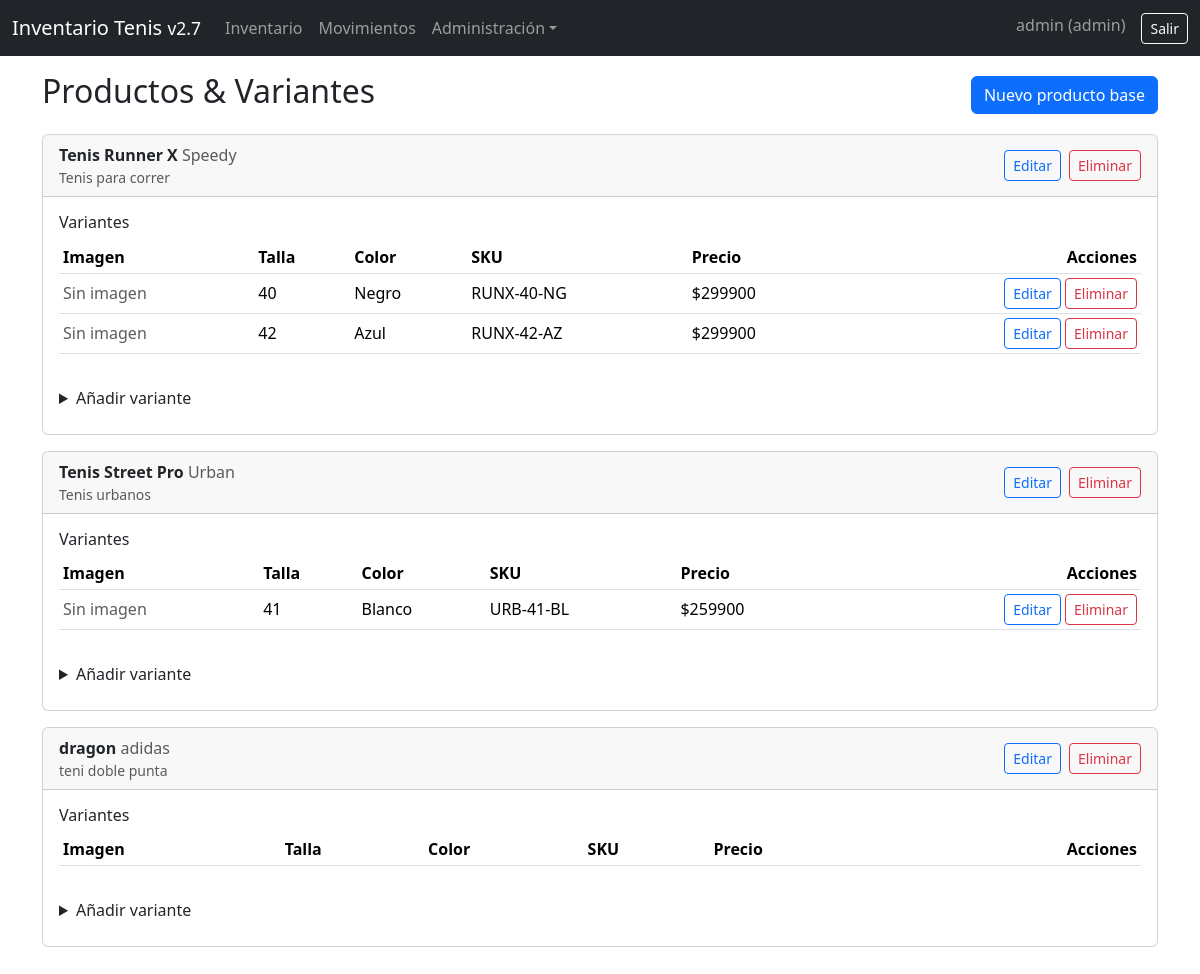
Page /productos (signed in) on the committed database.
### app.py (models this page shows)
class Usuario(UserMixin, db.Model):
    __tablename__ = 'usuarios'
    id = db.Column(db.Integer, primary_key=True)
    nombre = db.Column(db.String(150), unique=True, nullable=False)
    password = db.Column(db.String(150), nullable=False)
    rol = db.Column(db.String(50), nullable=False, default='vendedor')

class ProductoBase(db.Model):
    __tablename__ = 'productos_base'
    id = db.Column(db.Integer, primary_key=True)
    nombre = db.Column(db.String(200), nullable=False)
    marca = db.Column(db.String(120))
    descripcion = db.Column(db.Text)
    variantes = db.relationship('ProductoVariante', back_populates='base', cascade="all, delete-orphan")

class ProductoVariante(db.Model):
    __tablename__ = 'productos_variantes'
    id = db.Column(db.Integer, primary_key=True)
    base_id = db.Column(db.Integer, db.ForeignKey('productos_base.id'), nullable=False)
    talla = db.Column(db.String(20), nullable=False)
    color = db.Column(db.String(50))
    sku = db.Column(db.String(80), unique=True)
    precio = db.Column(db.Float, default=0)
    imagen_filename = db.Column(db.String(255))
    base = db.relationship('ProductoBase', back_populates='variantes')
    inventarios = db.relationship('Inventario', back_populates='variante', cascade="all, delete-orphan")
    movimientos = db.relationship('Movimiento', back_populates='variante')

### app.py (the view)
@app.route('/productos')
@login_required
def productos_list():
    bases = ProductoBase.query.order_by(ProductoBase.marca, ProductoBase.nombre).all()
    return render_template('productos.html', bases=bases)

### app.py (called while the page is built)
@login_manager.user_loader
def load_user(user_id):
    return Usuario.query.get(int(user_id))

### templates/productos.html (shortened to what this page needs)
{% extends 'base.html' %}{% block content %}
<div class="d-flex align-items-center justify-content-between mb-3"><h2>Productos & Variantes</h2><button class="btn btn-primary" data-bs-toggle="collapse" data-bs-target="#formBase">Nuevo producto base</button></div>
{% for b in bases %}
<div class="card mb-3">
  <div class="card-header d-flex justify-content-between align-items-center">
    <div><strong>{{ b.nombre }}</strong> <span class="text-muted">{{ b.marca }}</span><div class="small text-muted">{{ b.descripcion }}</div></div>
    <div class="d-flex gap-2">
      <a class="btn btn-sm btn-outline-primary" href="{{ url_for('producto_base_editar', base_id=b.id) }}">Editar</a>
      <form action="{{ url_for('producto_base_eliminar', base_id=b.id) }}" method="post" onsubmit="return confirm('¿Eliminar producto base y sus variantes?');"><button class="btn btn-sm btn-outline-danger">Eliminar</button></form>
    </div>
  </div>
  <div class="card-body">
    <h6>Variantes</h6>
    <div class="table-responsive"><table class="table table-sm align-middle">
      <thead><tr><th>Imagen</th><th>Talla</th><th>Color</th><th>SKU</th><th>Precio</th><th class="text-end">Acciones</th></tr></thead>
      <tbody>
      {% for v in b.variantes %}
      <tr>
        <td>{% if v.imagen_filename %}<img src="{{ url_for('static', filename='uploads/' ~ v.imagen_filename) }}" style="max-height:70px">{% else %}<span class="text-muted">Sin imagen</span>{% endif %}</td>
        <td>{{ v.talla }}</td><td>{{ v.color }}</td><td>{{ v.sku }}</td><td>${{ '%.0f'|format(v.precio or 0) }}</td>
        <td class="text-end">
          <a class="btn btn-sm btn-outline-primary" href="{{ url_for('producto_variante_editar', variante_id=v.id) }}">Editar</a>
          <form action="{{ url_for('producto_variante_eliminar', variante_id=v.id) }}" method="post" class="d-inline" onsubmit="return confirm('¿Eliminar variante?');"><button class="btn btn-sm btn-outline-danger">Eliminar</button></form>
        </td>
      </tr>
      {% endfor %}
      </tbody>
    </table></div>
    <div class="mt-3">
      <details><summary class="mb-2">Añadir variante</summary>
      </details>
    </div>
  </div>
</div>
{% endfor %}
{% endblock %}

### templates/base.html (shortened to what this page needs)
<!doctype html>
<html lang="es"><head><meta charset="utf-8"><meta name="viewport" content="width=device-width, initial-scale=1"><title>Inventario Tenis</title>
<link href="https://cdn.jsdelivr.net/npm/bootstrap@5.3.2/dist/css/bootstrap.min.css" rel="stylesheet">
<script src="https://cdn.jsdelivr.net/npm/chart.js@4.4.0/dist/chart.umd.min.js"></script></head>
<body>
<nav class="navbar navbar-expand-lg bg-dark navbar-dark"><div class="container-fluid">
  <a class="navbar-brand" href="{{ url_for('index') }}">Inventario Tenis <small>v2.7</small></a>
  <div class="collapse navbar-collapse" id="nav">
    <ul class="navbar-nav me-auto">
      <li class="nav-item"><a class="nav-link" href="{{ url_for('inventario_view') }}">Inventario</a></li>
      <li class="nav-item"><a class="nav-link" href="{{ url_for('movimientos_list') }}">Movimientos</a></li>
      {% if current_user.is_authenticated and current_user.rol=='admin' %}
      <li class="nav-item dropdown"><a class="nav-link dropdown-toggle" data-bs-toggle="dropdown" href="#">Administración</a>
        </li>
      {% endif %}
    </ul>
    <ul class="navbar-nav">
      {% if current_user.is_authenticated %}
        <li class="nav-item"><span class="navbar-text me-3">{{ current_user.nombre }} ({{ current_user.rol }})</span></li>
        <li class="nav-item"><a class="btn btn-sm btn-outline-light" href="{{ url_for('logout') }}">Salir</a></li>
      {% else %}
        <li class="nav-item"><a class="btn btn-sm btn-outline-light" href="{{ url_for('login') }}">Entrar</a></li>
      {% endif %}
    </ul>
  </div>
</div></nav>
<div class="container py-3">
  {% block content %}{% endblock %}
</div>
</body></html>

### rows in the picture
Usuario: nombre "admin", rol "admin"
ProductoBase: nombre "Tenis Runner X", marca "Speedy", descripcion "Tenis para correr"
ProductoVariante: shows "Sin imagen", talla "40", color "Negro", sku "RUNX-40-NG", precio "299900"
ProductoVariante: shows "Sin imagen", talla "42", color "Azul", sku "RUNX-42-AZ", precio "299900"
ProductoBase: nombre "Tenis Street Pro", marca "Urban", descripcion "Tenis urbanos"
ProductoVariante: shows "Sin imagen", talla "41", color "Blanco", sku "URB-41-BL", precio "259900"
ProductoBase: nombre "dragon", marca "adidas", descripcion "teni doble punta"
